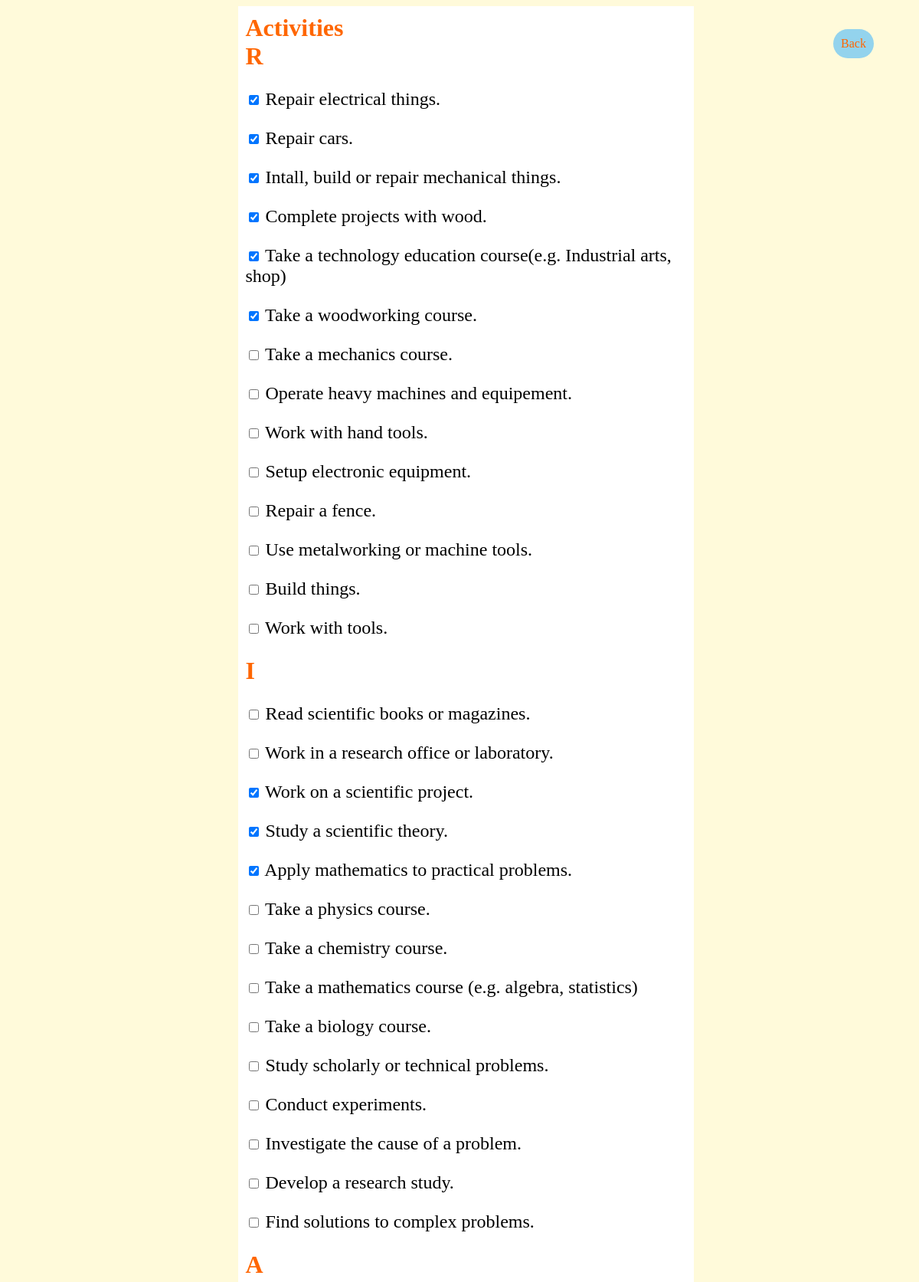
Screenshot of /assessment/viewTest.php (signed in, upper part) with the database file from the repository.
### tables this page shows
CREATE TABLE `question` (
  `q_id` int(11) NOT NULL,
  `question` varchar(100) NOT NULL,
  `category` varchar(5) NOT NULL
);

### assessment/retrieveActivities.php (the view, shortened to what this page needs)
<?php
$sql = "SELECT * FROM answer WHERE student_id ='$id'";
$result = mysqli_query($conn, $sql);
$answer_array = [];
foreach($result as $row) {
    $answer_array[] = $row['q_id'];
}
    ?>
<div class="h-text">Activities</div>
<div class="h-text">R</div>
    <?php
    $sql = "SELECT * FROM question WHERE category = 'R1'";
    $result = mysqli_query($conn, $sql);
    foreach($result as $row) {
        ?>
        <p><span><input type="checkbox" name="r[]" <?php echo in_array($row['q_id'], $answer_array) ? 'checked':'';?>
        value="<?php echo $row['q_id']?>"></span> <?php echo $row['question']?></p>
        <?php
    }
    ?>
<div class="h-text">I</div>
    <?php
    $sql = "SELECT * FROM question WHERE category = 'I1'";
    $result = mysqli_query($conn, $sql);
    foreach($result as $row) {
        ?>
        <p><span><input type="checkbox" name="i[]" <?php echo in_array($row['q_id'], $answer_array) ? 'checked':'';?>
        value="<?php echo $row['q_id']?>"></span> <?php echo $row['question']?></p>
        <?php
    }
    ?>
<div class="h-text">A</div>

### assessment/assessment.css (style rules this page uses)
* { text-decoration: none; }
body { background-color: #fffada; width: 100%; height: 100vh; display: grid; grid-template-columns: repeat(12, 1fr); grid-template-rows: repeat(12, 1fr); gap: 10px; }
.h-text { color: #ff6600; font-weight: bold; font-size: 2rem; }
.container-q p { font-size:1.5rem; }
.container-q input[type=checkbox]:before { border: 1px solid #ff6600; }

### rows the page displays
question: q_id "☑", question "Repair electrical things."
question: q_id "☑", question "Repair cars."
question: q_id "☑", question "Intall, build or repair mechanical things."
question: q_id "☑", question "Complete projects with wood."
question: q_id "☑", question "Take a technology education course(e.g. Industrial arts, shop)"
question: q_id "☑", question "Take a woodworking course."
question: question "Take a mechanics course."
question: question "Operate heavy machines and equipement."
question: question "Work with hand tools."
question: question "Setup electronic equipment."
question: question "Repair a fence."
question: question "Use metalworking or machine tools."
question: question "Build things."
question: question "Work with tools."
question: question "Read scientific books or magazines."
question: question "Work in a research office or laboratory."
question: q_id "☑", question "Work on a scientific project."
question: q_id "☑", question "Study a scientific theory."
question: q_id "☑", question "Apply mathematics to practical problems."
question: question "Take a physics course."
question: question "Take a chemistry course."
question: question "Take a mathematics course (e.g. algebra, statistics)"
question: question "Take a biology course."
question: question "Study scholarly or technical problems."
question: question "Conduct experiments."
question: question "Investigate the cause of a problem."
question: question "Develop a research study."
question: question "Find solutions to complex problems."
